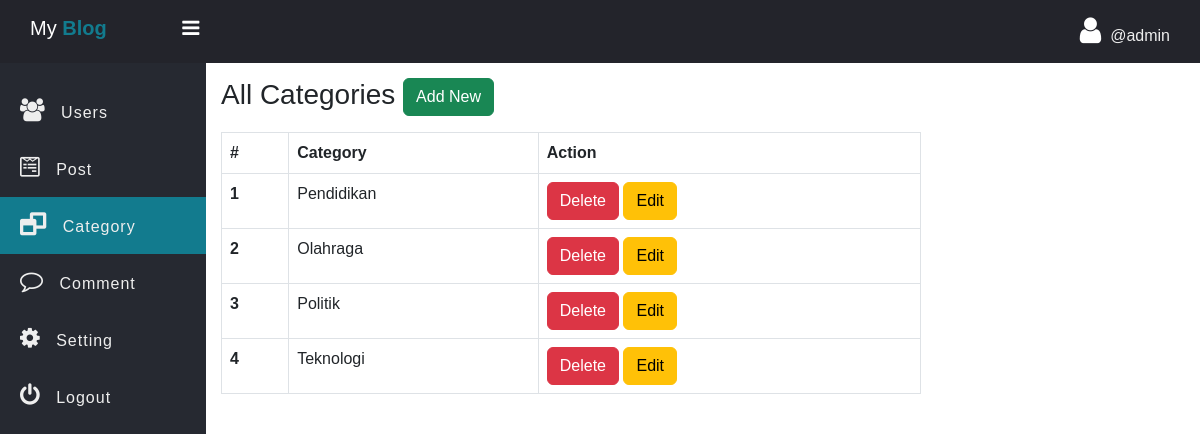
Page /admin/Category.php (signed in) on the committed database.
### tables this page shows
CREATE TABLE `category` (
  `id` int(11) NOT NULL,
  `category` varchar(127) NOT NULL
);

### admin/data/Category.php (called while the page is built, shortened)
<?php
function getAll($conn){
   $sql = "SELECT * FROM category";
   $stmt = $conn->prepare($sql);
   $stmt->execute();
   if($stmt->rowCount() >= 1){
   	   $data = $stmt->fetchAll();
   	   return $data;
   }else {
   	 return 0;
   }
}

### admin/Category.php (the view, shortened to what this page needs)
<?php
if (isset($_SESSION['admin_id']) && isset($_SESSION['username'])) {
 ?>
<!DOCTYPE html>
<html>
<head>
	<link rel="stylesheet" href="https://stackpath.bootstrapcdn.com/font-awesome/4.7.0/css/font-awesome.min.css">
	<link href="https://cdn.jsdelivr.net/npm/bootstrap@5.3.0/dist/css/bootstrap.min.css" rel="stylesheet">
	<link rel="stylesheet" href="../css/side-bar.css">
	<link rel="stylesheet" href="../css/style.css">
</head>
<body>
	<?php
	  include "inc/side-nav.php";
      include_once("data/Category.php");
      include_once("../db_conn.php");
      $categories = getAll($conn);
	?>
	 <div class="main-table">
	 	<h3 class="mb-3">All Categories
	 		<a href="Category-add.php" class="btn btn-success">Add New</a></h3>
	 	<?php if ($categories != 0) { ?>
	 	<table class="table t1 table-bordered">
		  <thead>
		    <tr>
		      <th scope="col">#</th>
		      <th scope="col">Category</th>
		      <th scope="col">Action</th>
		    </tr>
		  </thead>
		  <tbody>
		  	<?php foreach ($categories as $category) { ?>
		    <tr>
		      <th scope="row"><?=$category['id'] ?></th>
		      <td><?=$category['category'] ?></td>
		      <td>
		      	<a href="category-delete.php?id=<?=$category['id'] ?>" class="btn btn-danger">Delete</a>
		      	<a href="category-edit.php?id=<?=$category['id'] ?>" class="btn btn-warning">Edit</a>
		      </td>
		    </tr>
		    <?php } ?>
		  </tbody>
		</table>
	<?php }else{ ?>
		<div class="alert alert-warning">
			Empty!
		</div>
	<?php } ?>
	 </div>
	</section>
	</div>
</body>
</html>
<?php }else {
	header("Location: ../admin-login.php");
	exit;
} ?>

### css/side-bar.css (style rules this page uses)
* { padding: 0; margin: 0; box-sizing: border-box; font-family: arial, sans-serif; }

### css/style.css (style rules this page uses)
.main-table { width: 90%; max-width: 700px; }

### rows in the picture
category: id "1", category "Pendidikan"
category: id "2", category "Olahraga"
category: id "3", category "Politik"
category: id "4", category "Teknologi"

### other values in the picture
$_SESSION['username'] "admin"
